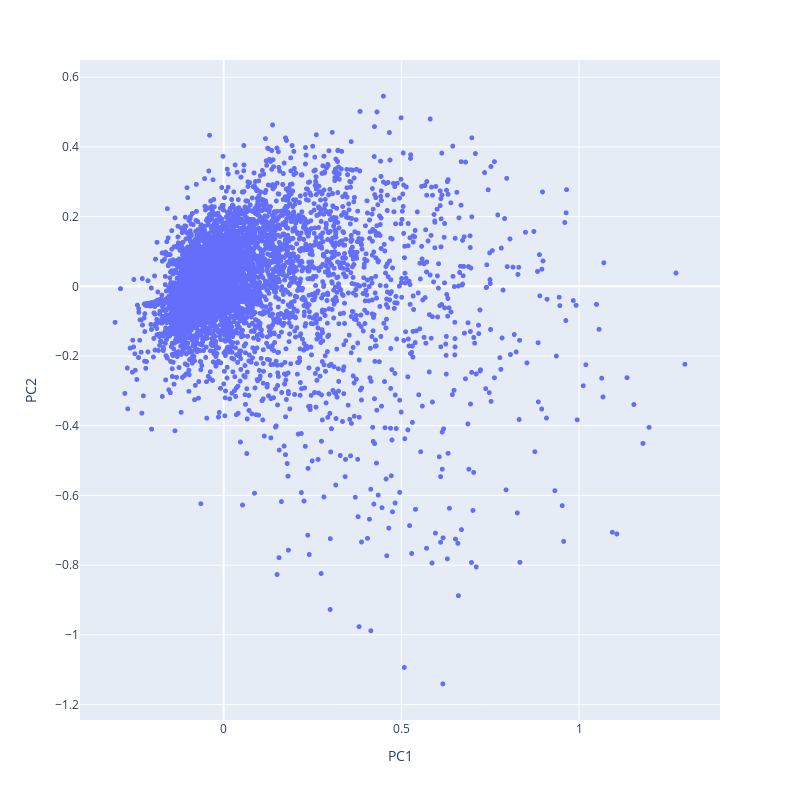

The notebook cell this image was saved under:
### Markdown cell above
You have already studied PCA, it is a useful technique for dimensionality reduction, but also simply for visualization. Don't forget to scale your embeddings first. To access the embeddings values of your keras model, have a look at the *get_weights()* function.

Compute a PCA on all your movies embeddings, get the 2 first principal components, and do a scatter plot of all the movies on a 2D plane, where each movie is a point defined by the two values of the two first principal components of the PCA from its embedding. Add the titles of the movies to each point of the plot (use plotly to do so it will be clearer), and try to see if you can interpret the axes of the PCA through to different movie genres, like in Figure 3 from the article *Matrix Factorization Techniques for Recommender Systems*.

### Code cell
#TOFILL
from sklearn.preprocessing import StandardScaler
from sklearn.decomposition import PCA
import plotly.express as px

# Retrieve embeddings
embeddings = best_model.get_weights()
embeddings_users, bias_users = embeddings[0], embeddings[2]
embeddings_movies, bias_movie = embeddings[1], embeddings[3]

# PCA on movie embeddings
pca = PCA(n_components=2)
df_pca_movies = pd.DataFrame(pca.fit_transform(embeddings_movies), columns=["PC1", "PC2"])
df_pca_movies["movieId"] = [i for i in range(len(df_pca_movies))]
df_pca_movies = df_pca_movies.merge(df_movies[["newId", "title"]], left_on="movieId", right_on="newId").drop("newId", axis=1)

fig = px.scatter(df_pca_movies, x="PC1", y="PC2", hover_name="title")
fig.update_traces(mode="markers", marker=dict(size=5))
fig.update_layout(
    autosize=False,
    width=800,
    height=800,
)
fig.show()

### Figure 1 — Plotly figure (JSON) as saved in the notebook; plotly's stock layout.template omitted (floating-point values rounded to 4 significant figures; data arrays with more than 128 entries replaced by an {"elided": "..."} marker saying what was removed)
{"data": [{"hovertemplate": "<b>%{hovertext}</b><br><br>PC1=%{x}<br>PC2=%{y}<extra></extra>", "hovertext": {"elided": "9735 str values"}, "legendgroup": "", "marker": {"color": "#636efa", "size": 5, "symbol": "circle"}, "mode": "markers", "name": "", "showlegend": false, "type": "scattergl", "x": {"elided": "9735 float values"}, "xaxis": "x", "y": {"elided": "9735 float values"}, "yaxis": "y"}], "layout": {"autosize": false, "height": 800, "legend": {"tracegroupgap": 0}, "margin": {"t": 60}, "width": 800, "xaxis": {"anchor": "y", "domain": [0, 1], "title": {"text": "PC1"}}, "yaxis": {"anchor": "x", "domain": [0, 1], "title": {"text": "PC2"}}}}
